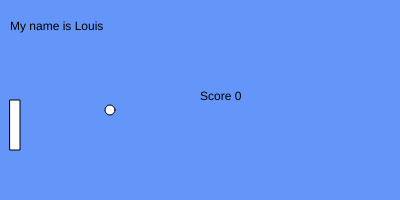
Frame 1 (no input)
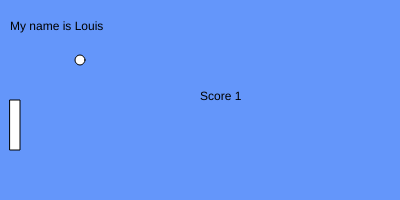
Frame 60 (no input)
Frame 120 (the mouse pressed at the canvas centre since frame 60): identical to frame 60, image omitted

The p5.js sketch that drew these frames (run headless with seeded random() and noise() and a simulated clock; from frame 60 on, the mouse is pressed at the canvas centre):

// p5.js sketch
// ── sketch.js
var positionX = 100
var positionY = 100
var name = ' Louis'
var moving = true
var directionX = 10
var directionY = 10
var score = 0
var paddle_position = 100

function mousePressed() {
  moving = !moving
}

function setup() {
  createCanvas(400, 200)
}

function draw() {
  background(100,150,250)
  console.log('The option is ' + positionX)
  text('My name is' + name, 10, 30)
  text('Score ' + score, 200,100)
if (positionX == 0) {score=score+1}
if (positionY == 0) {score=score+1}

if (moving) {
  positionX = positionX + directionX
  positionY = positionY + directionY
}
 if (positionX==390 || positionX == 0 ){
   directionX=-directionX;
 }
 if (positionY==190 || positionY == 0 ){
  directionY=-directionY;
 }
ellipse (positionX, positionY, 10,10)

rect(10,paddle_position,10,50)
if (keyIsPressed) {
  if(key == 'w'){
    paddle_position = paddle_position -1
  }
}
if (keyIsPressed) {
  if(key == 's'){
    paddle_position = paddle_position +1
  }
}
console.log(' The square is moving ' +moving)

}
